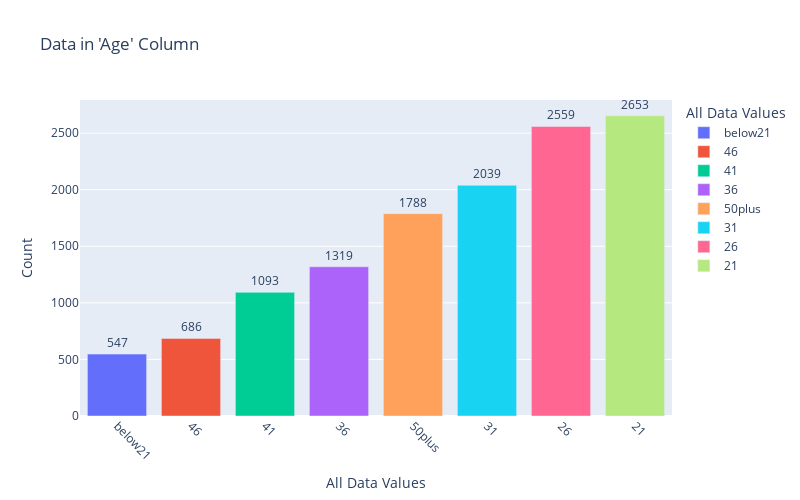

Write notebook code for a chart like this one.
### Code cell
#### Check Other problematic data : All Strings #####

bad_data_counts.columns = ['Bad Data Type', 'Count']

# Sort values before plotting
bad_data_counts = bad_data_counts.sort_values(by='Count')

# Create a bar chart in Plotly
fig = px.bar(
    bad_data_counts, 
    x='Bad Data Type', 
    y='Count', 
    text='Count', 
    title="Data in 'Age' Column",
    labels={'Bad Data Type': 'All Data Values', 'Count': 'Count'},
    color='Bad Data Type'  


fig.update_traces(textposition='outside')

fig.update_layout(width=800, height=500, xaxis_tickangle=45)

### Figure 1 — Plotly figure (JSON) as saved in the notebook; plotly's stock layout.template omitted (floating-point values rounded to 4 significant figures)
{"data": [{"alignmentgroup": "True", "hovertemplate": "All Data Values=%{x}<br>Count=%{text}<extra></extra>", "legendgroup": "below21", "marker": {"color": "#636efa", "pattern": {"shape": ""}}, "name": "below21", "offsetgroup": "below21", "orientation": "v", "showlegend": true, "text": [547], "textposition": "outside", "type": "bar", "x": ["below21"], "xaxis": "x", "y": [547], "yaxis": "y"}, {"alignmentgroup": "True", "hovertemplate": "All Data Values=%{x}<br>Count=%{text}<extra></extra>", "legendgroup": "46", "marker": {"color": "#EF553B", "pattern": {"shape": ""}}, "name": "46", "offsetgroup": "46", "orientation": "v", "showlegend": true, "text": [686], "textposition": "outside", "type": "bar", "x": ["46"], "xaxis": "x", "y": [686], "yaxis": "y"}, {"alignmentgroup": "True", "hovertemplate": "All Data Values=%{x}<br>Count=%{text}<extra></extra>", "legendgroup": "41", "marker": {"color": "#00cc96", "pattern": {"shape": ""}}, "name": "41", "offsetgroup": "41", "orientation": "v", "showlegend": true, "text": [1093], "textposition": "outside", "type": "bar", "x": ["41"], "xaxis": "x", "y": [1093], "yaxis": "y"}, {"alignmentgroup": "True", "hovertemplate": "All Data Values=%{x}<br>Count=%{text}<extra></extra>", "legendgroup": "36", "marker": {"color": "#ab63fa", "pattern": {"shape": ""}}, "name": "36", "offsetgroup": "36", "orientation": "v", "showlegend": true, "text": [1319], "textposition": "outside", "type": "bar", "x": ["36"], "xaxis": "x", "y": [1319], "yaxis": "y"}, {"alignmentgroup": "True", "hovertemplate": "All Data Values=%{x}<br>Count=%{text}<extra></extra>", "legendgroup": "50plus", "marker": {"color": "#FFA15A", "pattern": {"shape": ""}}, "name": "50plus", "offsetgroup": "50plus", "orientation": "v", "showlegend": true, "text": [1788], "textposition": "outside", "type": "bar", "x": ["50plus"], "xaxis": "x", "y": [1788], "yaxis": "y"}, {"alignmentgroup": "True", "hovertemplate": "All Data Values=%{x}<br>Count=%{text}<extra></extra>", "legendgroup": "31", "marker": {"color": "#19d3f3", "pattern": {"shape": ""}}, "name": "31", "offsetgroup": "31", "orientation": "v", "showlegend": true, "text": [2039], "textposition": "outside", "type": "bar", "x": ["31"], "xaxis": "x", "y": [2039], "yaxis": "y"}, {"alignmentgroup": "True", "hovertemplate": "All Data Values=%{x}<br>Count=%{text}<extra></extra>", "legendgroup": "26", "marker": {"color": "#FF6692", "pattern": {"shape": ""}}, "name": "26", "offsetgroup": "26", "orientation": "v", "showlegend": true, "text": [2559], "textposition": "outside", "type": "bar", "x": ["26"], "xaxis": "x", "y": [2559], "yaxis": "y"}, {"alignmentgroup": "True", "hovertemplate": "All Data Values=%{x}<br>Count=%{text}<extra></extra>", "legendgroup": "21", "marker": {"color": "#B6E880", "pattern": {"shape": ""}}, "name": "21", "offsetgroup": "21", "orientation": "v", "showlegend": true, "text": [2653], "textposition": "outside", "type": "bar", "x": ["21"], "xaxis": "x", "y": [2653], "yaxis": "y"}], "layout": {"barmode": "relative", "height": 500, "legend": {"title": {"text": "All Data Values"}, "tracegroupgap": 0}, "title": {"text": "Data in 'Age' Column"}, "width": 800, "xaxis": {"anchor": "y", "categoryarray": ["below21", "46", "41", "36", "50plus", "31", "26", "21"], "categoryorder": "array", "domain": [0, 1], "tickangle": 45, "title": {"text": "All Data Values"}}, "yaxis": {"anchor": "x", "domain": [0, 1], "title": {"text": "Count"}}}}
